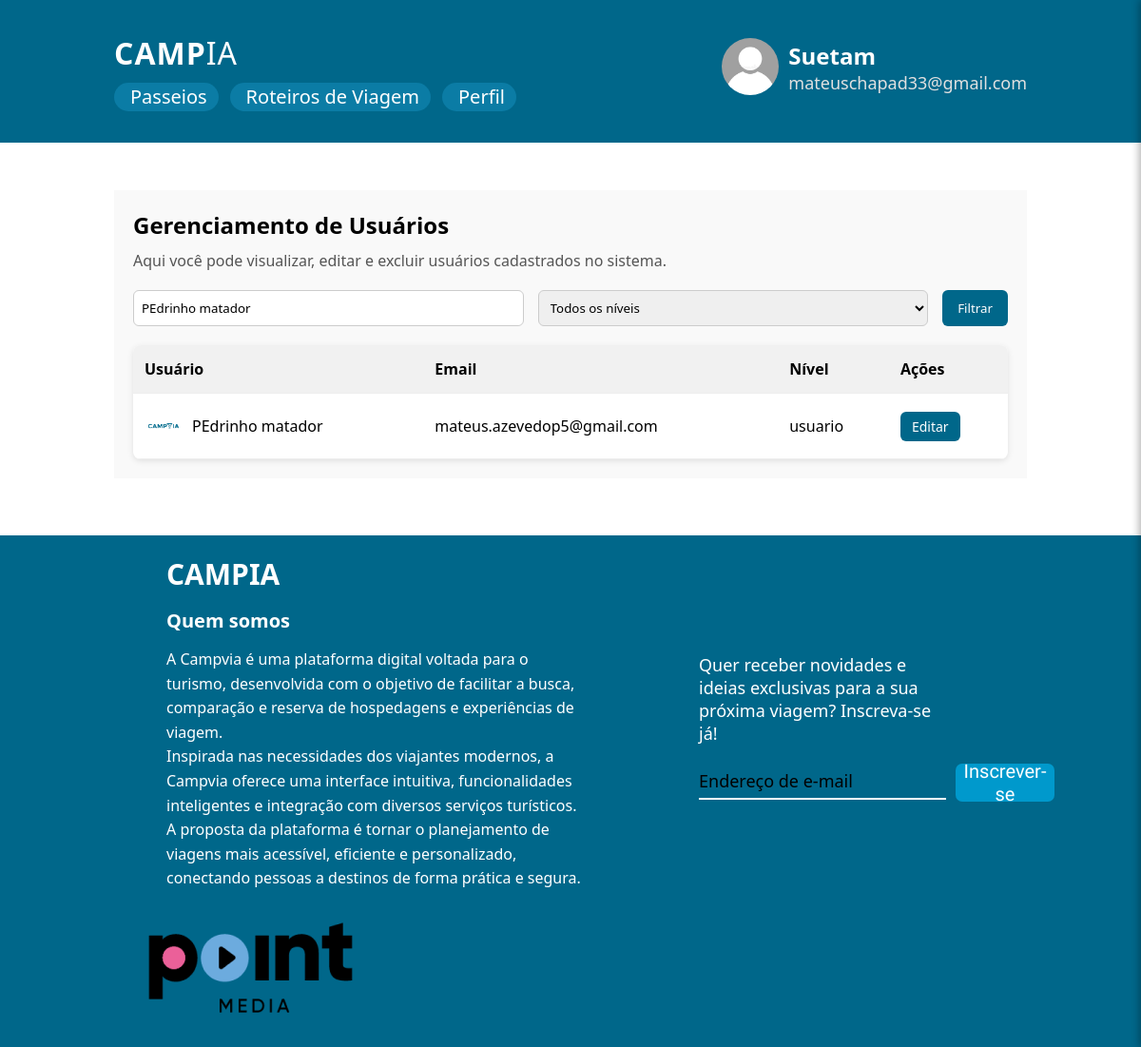
/paginas/gerenciar_usuarios.php?busca=PEdrinho matador (signed in), run on an earlier commit of the app's database.
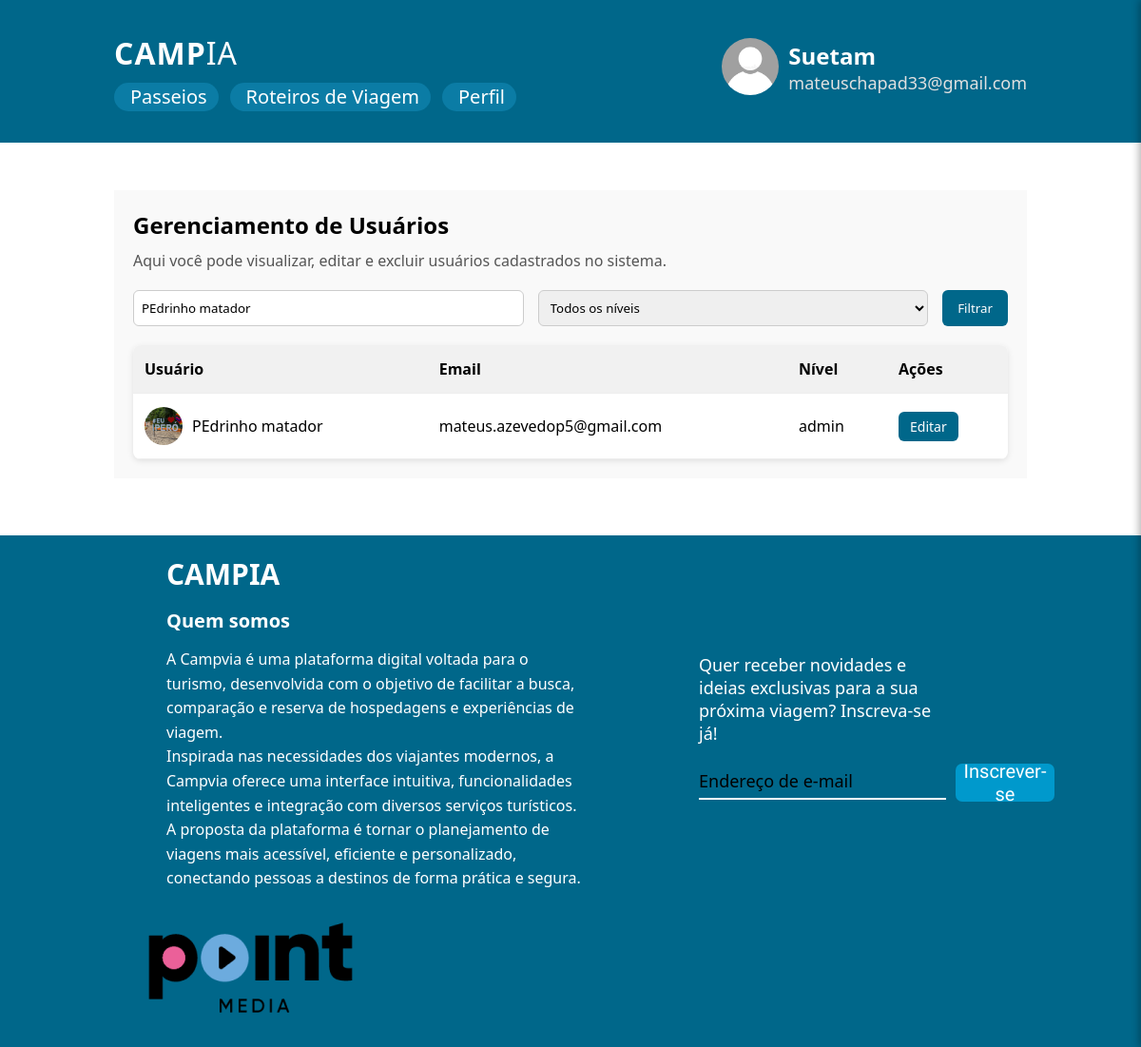
And on a later commit of the database.
### tables this page shows
CREATE TABLE `usuario` (
  `id` int(11) NOT NULL,
  `nome` varchar(200) NOT NULL,
  `email` varchar(200) NOT NULL,
  `senha` varchar(200) NOT NULL,
  `foto_perfil` varchar(255) DEFAULT NULL,
  `endereco` varchar(255) DEFAULT NULL,
  `apelido` varchar(100) DEFAULT NULL,
  `preferencia_nome_apelido` enum('nome','apelido') NOT NULL DEFAULT 'nome',
  `nivel` enum('usuario','admin') NOT NULL DEFAULT 'usuario'
);

### paginas/gerenciar_usuarios.php (the view, shortened to what this page needs)
<?php
require_once '../includes/config.php';
$busca = isset($_GET['busca']) ? trim($_GET['busca']) : '';
$sql = "SELECT id, nome, email, nivel, foto_perfil
        FROM usuario
        WHERE 1=1";
$params = [];
if ($busca !== '') {
    $sql .= " AND (nome LIKE :busca OR email LIKE :busca)";
    $params[':busca'] = "%$busca%";
}
$sql .= " ORDER BY id ASC";
$stmt = $conn->prepare($sql);
$stmt->execute($params);
$usuarios = $stmt->fetchAll(PDO::FETCH_ASSOC);
?>
<!DOCTYPE html>
<html lang="pt-br">
<head>
    <link rel="stylesheet" href="../assets/css/header.css">
    <link rel="stylesheet" href="../assets/css/footer.css">
    <link rel="stylesheet" href="../assets/css/gerenciar-usuarios.css">
</head>
<body>
    <?php include '../includes/header.php'; ?>
    <div class="usuarios-opcoes">
        <div class="usuarios-wrapper">
            <h2>Gerenciamento de Usuários</h2>
            <p>Aqui você pode visualizar, editar e excluir usuários cadastrados no sistema.</p>
            <form class="usuarios-filtros" method="get" action="">
                <input type="text" name="busca" placeholder="Buscar por nome ou email" value="<?= htmlspecialchars($busca) ?>">
                <select name="nivel">
                    <option value="">Todos os níveis</option>
                </select>
                <button type="submit">Filtrar</button>
            </form>
            <div class="usuarios-tabela">
                <table>
                    <thead>
                        <tr>
                            <th>Usuário</th>
                            <th>Email</th>
                            <th>Nível</th>
                            <th>Ações</th>
                        </tr>
                    </thead>
                    <tbody>
                        <?php if (count($usuarios) > 0): ?>
                            <?php foreach ($usuarios as $usuario): ?>
                                <?php
                                    $foto = $usuario['foto_perfil'] ? $usuario['foto_perfil'] : '../assets/img/imagem-padrao.png';
                                ?>
                                <tr>
                                    <td>
                                        <div class="usuarios-info">
                                            <img src="<?= htmlspecialchars($foto, ENT_QUOTES) ?>" alt="Foto">
                                            <?= htmlspecialchars($usuario['nome']) ?>
                                        </div>
                                    </td>
                                    <td><?= htmlspecialchars($usuario['email']) ?></td>
                                    <td><?= htmlspecialchars($usuario['nivel']) ?></td>
                                    <td>
                                        <button
                                            class="usuarios-btn-acao btn-editar"
                                            data-id="<?= htmlspecialchars($usuario['id'], ENT_QUOTES) ?>"
                                            data-nome="<?= htmlspecialchars($usuario['nome'], ENT_QUOTES) ?>"
                                            data-email="<?= htmlspecialchars($usuario['email'], ENT_QUOTES) ?>"
                                            data-nivel="<?= htmlspecialchars($usuario['nivel'], ENT_QUOTES) ?>"
                                            data-foto="<?= htmlspecialchars($foto, ENT_QUOTES) ?>"
                                        >Editar</button>
                                    </td>
                                </tr>
                            <?php endforeach; ?>
                        <?php else: ?>
                            <tr>
                                <td colspan="4">Nenhum usuário encontrado.</td>
                            </tr>
                        <?php endif; ?>
                    </tbody>
                </table>
            </div>
        </div>
    </div>
    <?php include '../includes/footer.php'; ?>
</body>
</html>

What changed in the data, as far as the page shows it:
changed usuario "PEdrinho matador": foto_perfil: a different picture; nivel "usuario" → "admin"
